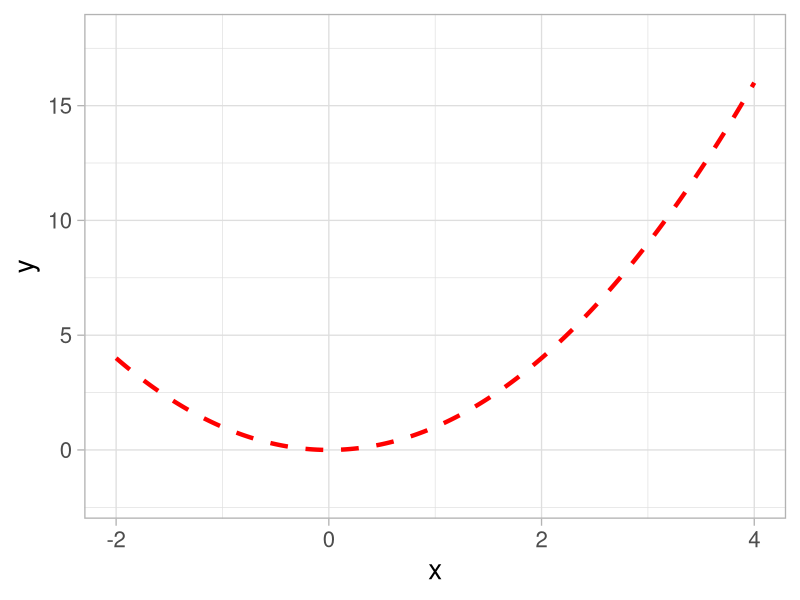
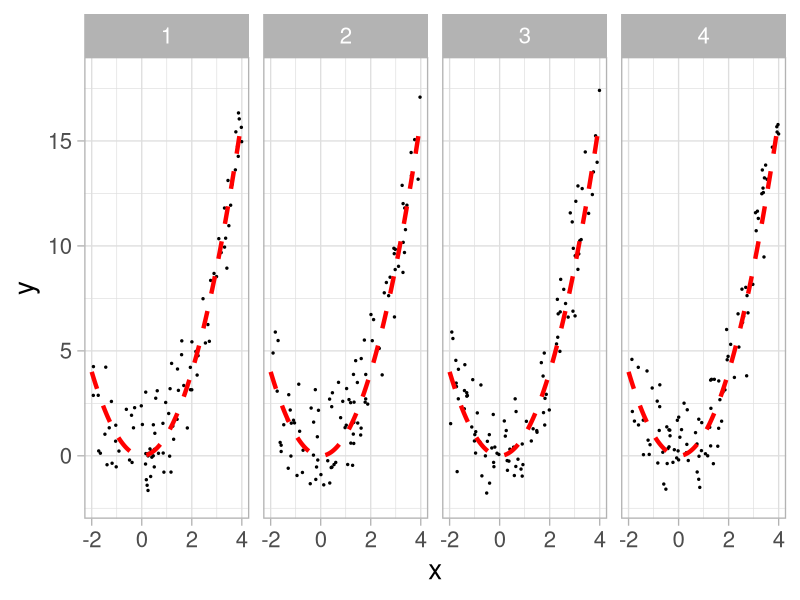
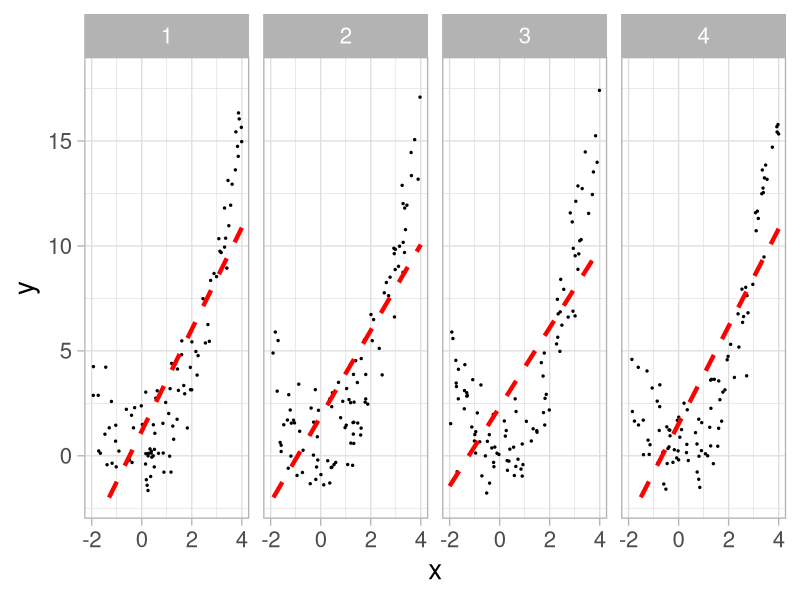
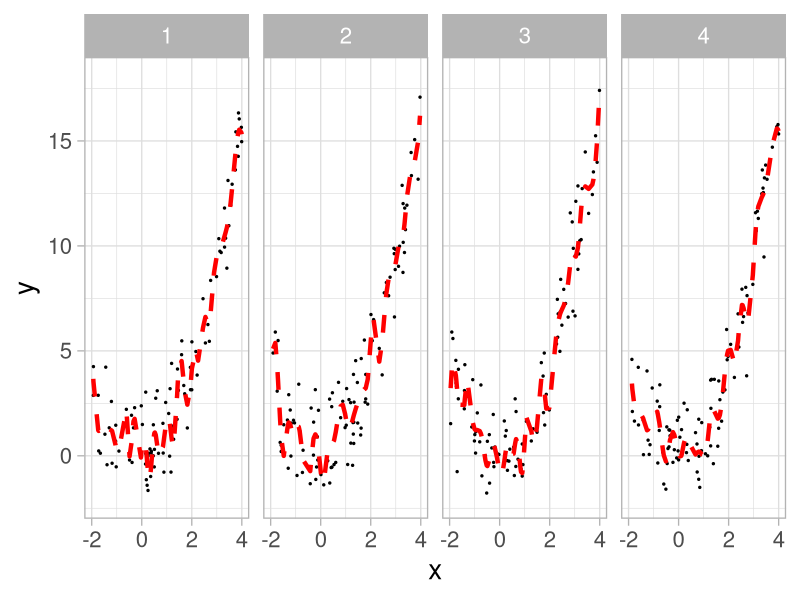

These figures' R source, in order:
## ---- chunk 1
#| include: false
knitr::opts_chunk$set(
  echo = TRUE,
  message = FALSE,
  warning = FALSE,
  fig.align = "center",
  fig.height = 9
)
ggplot2::theme_set(ggplot2::theme_light(base_size = 20))
## ---- chunk 2
knitr::include_graphics("http://www.stat.cmu.edu/~pfreeman/flexibility.png")
## ---- chunk 3
knitr::include_graphics("http://www.stat.cmu.edu/~pfreeman/flexibility.png")
## ---- chunk 4
knitr::include_graphics("http://www.stat.cmu.edu/~pfreeman/flexibility.png")
## ---- chunk 5
knitr::include_graphics("https://66.media.tumblr.com/c4886c7b12f2a9a7d81cba3e8d8f1d00/bc9f1aa7fb6adf6d-7c/s1280x1920/a01569c35bebdac425baf4ed3360f1481580d4d6.jpg")
## ---- chunk 6
knitr::include_graphics("http://www.stat.cmu.edu/~pfreeman/Flexibility.png")
## ---- chunk 7
knitr::include_graphics("http://www.stat.cmu.edu/~pfreeman/Flexibility.png")
## ---- chunk 8
knitr::include_graphics("http://www.stat.cmu.edu/~pfreeman/Flexibility.png")
## ---- chunk 9
knitr::include_graphics("http://www.stat.cmu.edu/~pfreeman/Flexibility.png")
## ---- chunk 10
library(ggplot2)
x.true  = seq(-2,4,0.01)
df.true = data.frame("x"=x.true,"y"=x.true^2)
ggplot(data=df.true,mapping=aes(x=x,y=y)) + geom_line(linetype="dashed",color="red",size=1.5) + ylim(-2,18)
## ---- chunk 11
df = data.frame()
for ( ii in 1:4 ) {
  set.seed(101+ii)
  x = runif(100,min=-2,max=4)
  y = x^2 + rnorm(100,sd=1.5)
  df.tmp = data.frame("exp"=rep(ii,100),x,y)
  df = rbind(df,df.tmp)
}
df$exp = factor(df$exp)
ggplot(data=df,mapping=aes(x=x,y=y)) + geom_point(size=0.5) + 
  geom_line(data=df.true,mapping=aes(x=x,y=y),linetype="dashed",color="red",size=1.5) + xlim(-2,4) + ylim(-2,18) + 
  facet_wrap(~exp,ncol = 4)
## ---- chunk 12
df.lm = data.frame()
for ( ii in 1:4 ) {
  w = which(df$exp==ii)
  x = df$x[w]
  y = df$y[w]
  out.lm = lm(y~x)
  y.lm = coef(out.lm)[1] + coef(out.lm)[2]*df.true$x
  df.tmp = data.frame("exp"=rep(ii,nrow(df.true)),"x"=df.true$x,"y"=y.lm)
  df.lm = rbind(df.lm,df.tmp)
}
## ---- chunk 13
df.lm$exp = factor(df.lm$exp)
ggplot(data=df,mapping=aes(x=x,y=y)) + geom_point(size=0.5) + 
  geom_line(data=df.lm,mapping=aes(x=x,y=y),linetype="dashed",color="red",size=1.5) + xlim(-2,4) + ylim(-2,18) +
  facet_wrap(~exp,ncol = 4)
## ---- chunk 14
if ( require(splines) == FALSE ) {
  install.packages("splines",repos="https://cloud.r-project.org")
  library(splines)
}
df.spline = data.frame()
for ( ii in 1:4 ) {
  w = which(df$exp==ii)
  x = df$x[w]
  y = df$y[w]
  out.spline = lm(y~bs(x,knots=seq(-1.5,3.5,by=0.2)))
  y.spline = predict(out.spline)
  o = order(x)
  df.tmp = data.frame("exp"=rep(ii,length(x)),"x"=x[o],"y"=y.spline[o])
  df.spline = rbind(df.spline,df.tmp)
}
## ---- chunk 15
df.spline$exp = factor(df.spline$exp)
ggplot(data=df,mapping=aes(x=x,y=y)) + geom_point(size=0.5) + 
  geom_line(data=df.spline,mapping=aes(x=x,y=y),linetype="dashed",color="red",size=1.5) + xlim(-2,4) + ylim(-2,18) +
  facet_wrap(~exp,ncol = 4)
## ---- chunk 16
knitr::include_graphics("http://www.stat.cmu.edu/~pfreeman/Flexibility.png")
